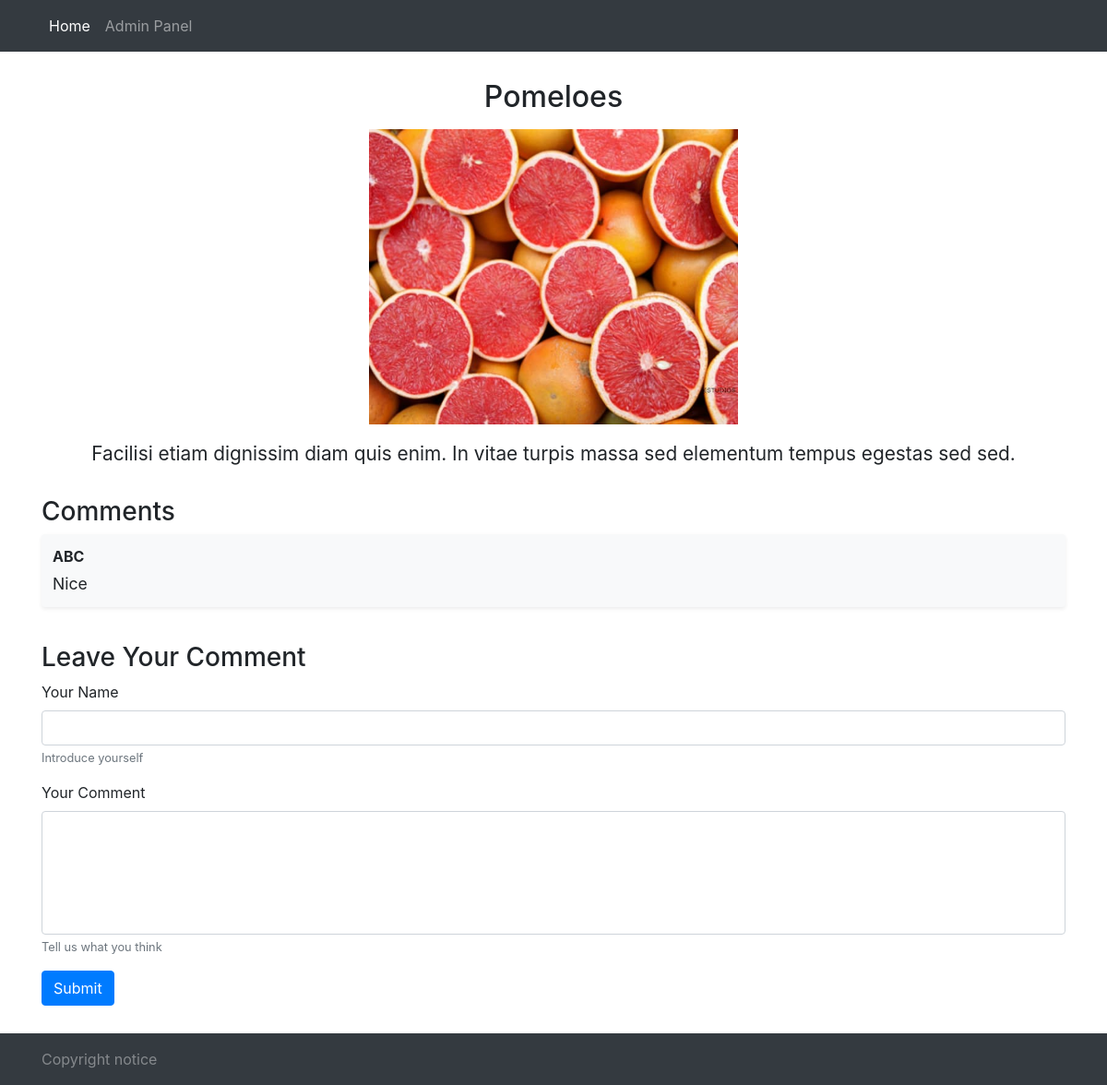
/pomeloes, run on the app's committed database.
### tables this page shows
CREATE TABLE `kh4tr_assets` (
  `id` int(10) unsigned NOT NULL AUTO_INCREMENT,
  `name` varchar(255) NOT NULL,
  `alias` varchar(255) NOT NULL,
  `desc` varchar(1000) DEFAULT NULL,
  `image` varchar(255) DEFAULT NULL,
  `state` tinyint(4) DEFAULT NULL,
  `date` datetime DEFAULT NULL,
  PRIMARY KEY (`id`)
);

CREATE TABLE `kh4tr_comments` (
  `id` int(10) unsigned NOT NULL AUTO_INCREMENT,
  `author` varchar(255) NOT NULL,
  `text` varchar(500) DEFAULT NULL,
  `parent` int(10) unsigned DEFAULT NULL,
  `state` tinyint(4) DEFAULT NULL,
  `date` datetime DEFAULT NULL,
  PRIMARY KEY (`id`)
);

### config.php (called while the page is built, shortened)
<?php
$settings = array (
'premoderation' => 1,
'commentsperpage' => 5,
'commentsperpageadmin' => 5,
);
?>

### index.php (the view, shortened to what this page needs)
<?php
if (file_exists('config.php')) {
	require_once('config.php' );
} else {
	die("Configuration file absent");
}
?>
<!DOCTYPE html>
<html lang="en-US" class="h-100">
<head>
<link rel='stylesheet' href='css/bootstrap.min.css' type='text/css' media='all' />
<link rel='stylesheet' href='css/custom.css' type='text/css' media='all' />
</head>
<?php
$path = $_SERVER['REQUEST_URI'];
if ($path) {
	$path = preg_replace ("'^/(.*)$'","$1",$path);
}
$dbcon = new mysqli(DBSERVERNAME, DBUSER, DBPASS, DBNAME);
$dbcon->set_charset("utf8");
?>
<body id="body" class="d-flex flex-column h-100">
<header id="header" class="navbar-dark bg-dark">
<div class="container">
<nav class="navbar navbar-expand-md">
<div id="mainmenu" class="navbar-collapse collapse"><ul class="navbar-nav mr-auto">
<li id="menu-item-home" class="nav-item active"><a class="nav-link" href="/">Home</a></li>
<li id="menu-item-admin" class="nav-item"><a class="nav-link" href="admin.php">Admin Panel</a></li>
</ul></div>
</nav></div>
</header>
<main>
<?php
$id = 0;
$data = NULL;
if ($path) {
	$query = "SELECT * FROM ".DBTABLEPREFIX."assets WHERE `alias`='".$path."' AND `state`>0 LIMIT 1";
	$result = $dbcon->query($query);
	if (!$result->num_rows) {
		http_response_code(404);
		echo '<div class="container"><h1 class="text-center">404: Page Not Found</h1></div></main><footer class="footer navbar-dark bg-dark mt-auto py-3"><div class="container"><div><span>Copyright notice</span></div></div></footer></body></html>';
		die();
	} else {
		$data = $result->fetch_assoc();
		$id = $data['id'];
	}
} else {
	$query = "SELECT * FROM ".DBTABLEPREFIX."assets WHERE `state` > 0 ORDER BY `state` DESC LIMIT 9";
	$result = $dbcon->query($query);
}
?>
<section class="data">
<div class="container">
<?php if (!$path) : ?>
<?php if ($result->num_rows) : ?>
<?php $images = array(); ?>
<div class="row">
	<?php while ($row = mysqli_fetch_array($result)) : ?>
	<div class="col col-12 col-md-6 col-lg-4 asset-<?php echo $row['id']; ?>"><div class="card-wrapper"><a class="card" href="/<?php echo $row['alias']; ?>" >
		<?php $name = mb_substr(strip_tags($row['name']),0,75); ?>
		<?php $desc = mb_substr(strip_tags($row['desc']),0,150); ?>
		<?php if ($row['image']) : ?>
		<?php $images[$row['id']] = $row['image']; ?>
		<span class="container"><span class="row justify-content-center"><span class="col-sm px-0"><span class="embed-responsive embed-responsive-16by9"><span class="card-image embed-responsive-item" alt="<?php echo $name; ?>" title="<?php echo $name; ?>"></span></span></span></span></span>
		<?php endif;  ?>
		<span class="card-body">
		<span class="card-title"><?php echo $name; ?></span>
		<span class="card-desc"><?php echo $desc; ?></span>
		</span>
	</a></div></div>
	<?php endwhile; ?>
</div>
<?php endif;  ?>
<?php else :  ?>
	<?php if ($data) : ?>
<div class="text-center">
		<?php $name = strip_tags($data['name']); ?>
		<?php $desc = strip_tags($data['desc']); ?>
		<h2 class="page-title"><?php echo $name; ?></h2>
		<?php if ($data['image']) : ?>
		<div class="main-image-wrap"><img class="main-image" src="/images/<?php echo $data['image']; ?>" alt="<?php echo $name; ?>" title="<?php echo $name; ?>" /></div>
		<?php endif; ?>
		<?php if ($desc) : ?>
		<div class="page-desc"><?php echo $desc; ?></div>
		<?php endif; ?>
</div>
	<?php endif; ?>
<?php endif;  ?>
</div>
</section>
<?php
if ($settings['commentsperpage']) {$commentsperpage = $settings['commentsperpage'];}
else {$commentsperpage = 10;}
if ($id) {
	$query = "SELECT * FROM ".DBTABLEPREFIX."comments WHERE `state`>0 AND `parent`=".$id." LIMIT ".$commentsperpage;
}
$result = $dbcon->query($query);
?>
<section class="comments">
<div class="container">
<h3>Comments</h3>
<?php if ($result->num_rows) : ?>
<div class="row">
	<?php while($row = $result->fetch_assoc()) : ?>
	<div class="comment col col-12 mb-2"><div class="wrap bg-light shadow-sm rounded">
		<?php if ($path) : ?>
		<div><span class="comment-author"><?php echo $row['author']; ?></span> </div>
		<?php endif; ?>
		<div class="comment-body"><?php echo strip_tags($row['text']); ?></div>
	</div></div>
	<?php endwhile; ?>
</div>
<?php else : ?>
<div class="row"><div class="col-12 nocomments">No comments yet</div></div>
<?php endif;  ?>
<div class="new-comment">
<h3>Leave Your Comment</h3>
<form id="new-comment-form" method="post" enctype="multipart/form-data"<?php if ($id) {echo ' data-id="'.$id.'"';} ?> >
	<div class="form-group">
		<label for="input-name">Your Name</label>
		<input type="text" class="form-control" id="input-name" aria-describedby="input-name-help">
		<small id="input-name-help" class="form-text text-muted">Introduce yourself</small>
	</div>
	<div class="form-group">
		<label for="input-text">Your Comment</label>
		<textarea class="form-control" id="input-text" rows="5"></textarea>
		<small id="input-text-help" class="form-text text-muted">Tell us what you think</small>
	</div>
	<button id="submit-comment-btn" type="submit" class="btn btn-primary">Submit</button>
</form>
</div>
</section>
</main>
<footer class="footer navbar-dark bg-dark mt-auto py-3">
<div class="container"><div><span>Copyright notice</span></div></div>
</footer>
</body>
</html>

### css/custom.css (style rules this page uses)
#header > .container { min-height:56px }
.navbar { padding-left:0;padding-right:0 }
footer { color: rgba(255,255,255,.4) }
main { margin:0 0 30px }
.text-center { text-align:center }
.row { margin-left:-15px;margin-right:-15px }
.col { margin-bottom:30px }
section { margin-top:30px }
.page-title { margin-bottom:1rem }
.page-desc { margin-top:1rem;font-size:1.3rem }
.main-image { max-width:400px }
.comment { padding:0 15px }
.comment .wrap { padding:.75rem }
.comment-author { font-weight:bold }
.comment-body { margin-top:.25em;font-size:1.1rem }
.new-comment { margin-top:30px }
#input-text { resize:none }

### data on the page
kh4tr_assets: name "Pomeloes", image (picture), desc "Facilisi etiam dignissim diam quis enim. In vitae turpis massa sed elementum tempus egestas sed sed."
kh4tr_comments: author "ABC", text "Nice"
